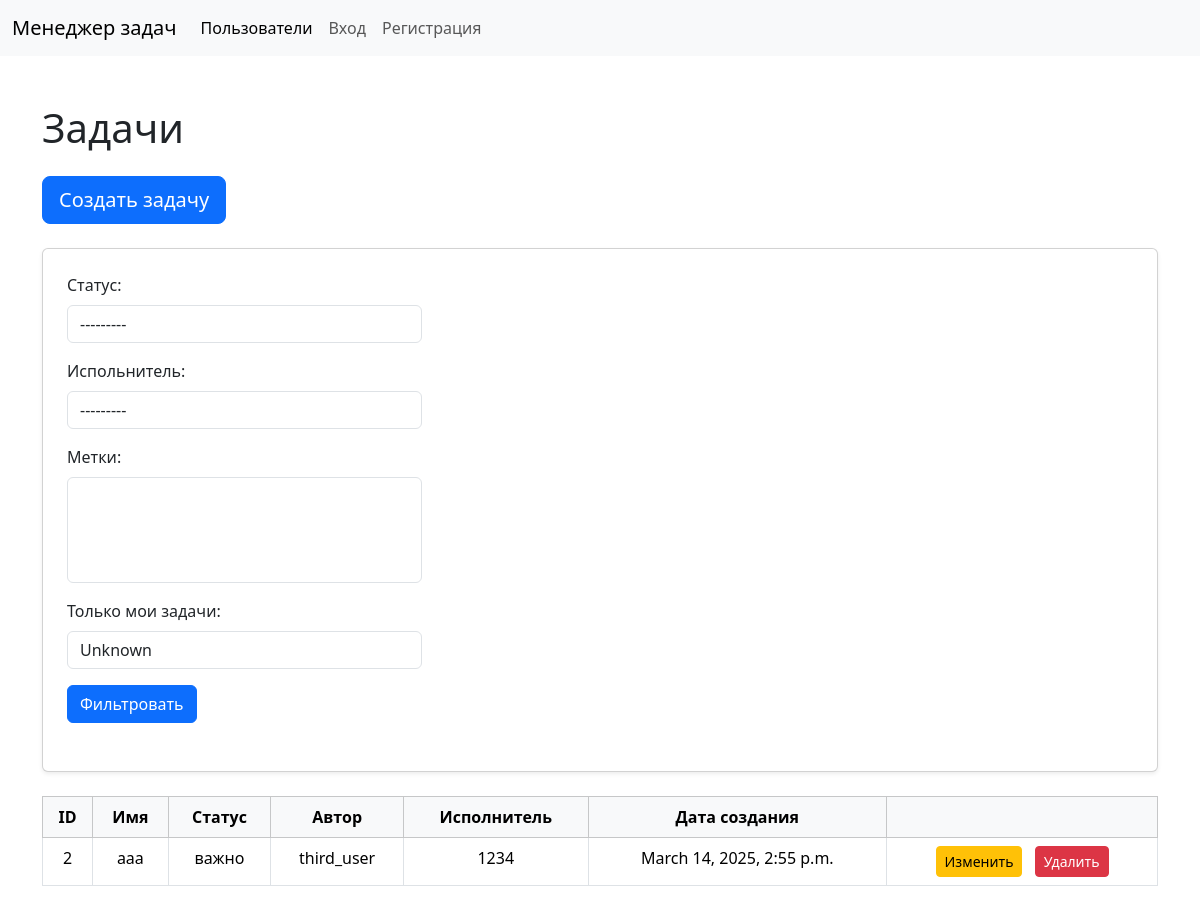
Page /tasks/ on the earlier database version.
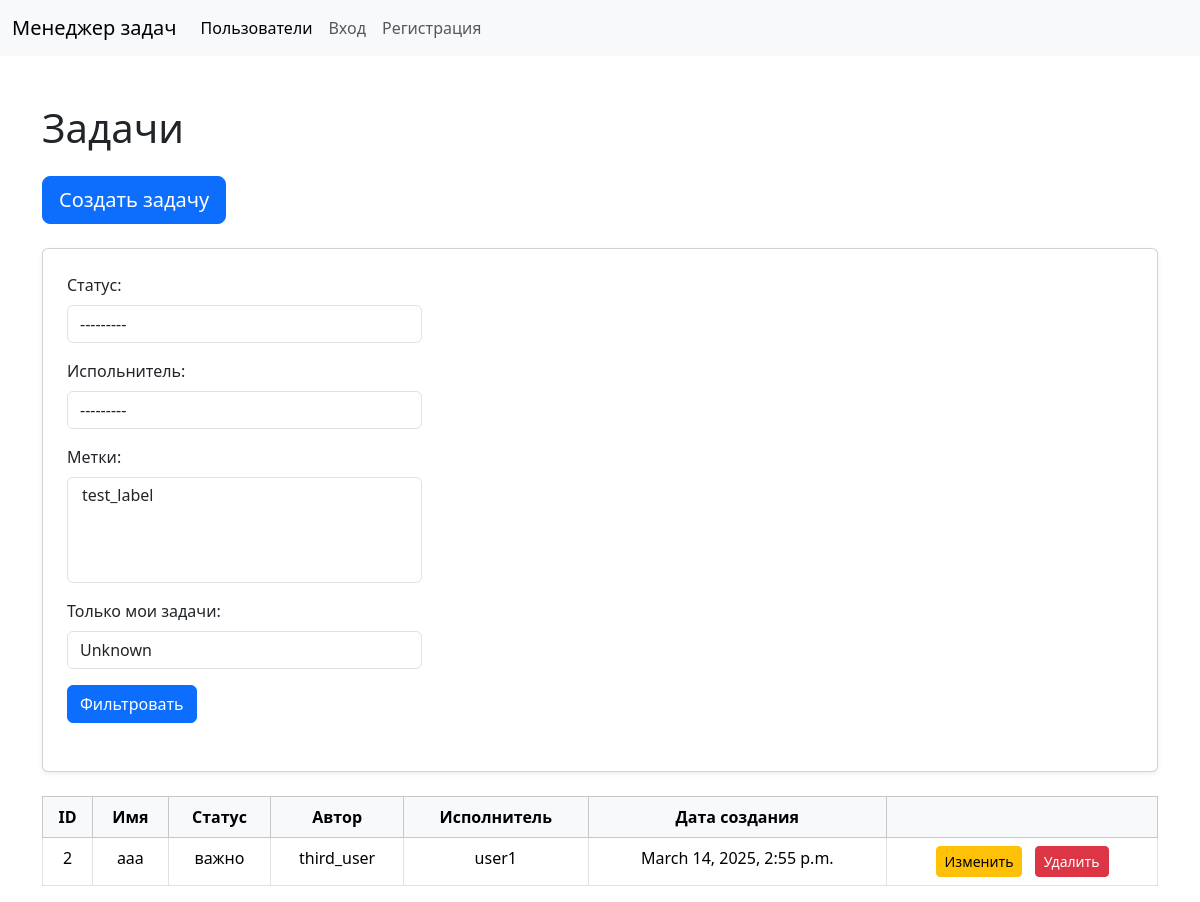
Same page on the later database version.
### task_manager/tasks/models.py (models this page shows, shortened)
class Task(models.Model):
    name = models.CharField(max_length=255, blank=False, null=False, verbose_name="Имя")
    description = models.TextField(verbose_name="Описание")
    status = models.ForeignKey(
        Status, on_delete=models.PROTECT, blank=False, null=False, verbose_name="Статус"
    )
    worker = models.ForeignKey(
        User,
        on_delete=models.PROTECT,
        related_name="assigned_tasks",
        null=True,
        blank=True,
        verbose_name="Исполнитель",
    )
    author = models.ForeignKey(
        User,
        on_delete=models.PROTECT,
        related_name="authored_tasks",
        verbose_name="Автор",
    )
    label = models.ManyToManyField(
        Label, max_length=255, blank=True, null=True, verbose_name="Метка"
    )
    created_at = models.DateTimeField(auto_now_add=True)

### task_manager/statuses/models.py (models this page shows)
class Status(models.Model):
    name = models.CharField(max_length=255, unique=True)
    created_at = models.DateTimeField(auto_now_add=True)
    def __str__(self):
        return self.name

### task_manager/tasks/views.py (the view)
# urls.py: path("", views.TaskListView.as_view(), name="task_list"),
class TaskListView(FilterView):
    model = Task
    filterset_class = TaskFilter
    template_name = "task_list.html"
    context_object_name = "tasks"

### task_manager/labels/models.py (called while the page is built)
    def __str__(self):
        return self.name

### task_manager/tasks/templates/task_list.html (shortened to what this page needs)
{% extends 'layout.html' %}
{% load widget_tweaks %}
{% block content %}
    <h1 class="mb-4">Задачи</h1>
    <a href="{% url 'tasks:task_create' %}" class="btn btn-primary btn-lg mb-4">Создать задачу</a>
    <div class="card shadow-sm p-4 mb-4">
        <form method="get" class="filter-form mb-4">
            <div class="col">
                {% for field in filter.form %}
                    <div class="col-md-4 mb-3">
                        <label for="{{ field.id_for_label }}" class="form-label">{{ field.label }}:</label>
                        {{ field|add_class:"form-control" }}
                    </div>
                {% endfor %}
            </div>
            <div>
                <button type="submit" class="btn btn-primary">Фильтровать</button>
            </div>
        </form>
    </div>
    <table data-test="urls" class="table table-bordered table-hover text-center">
        <thead class="table-light">
            <tr>
                <th scope="col">ID</th>
                <th scope="col">Имя</th>
                <th scope="col">Статус</th>
                <th scope="col">Автор</th>
                <th scope="col">Исполнитель</th>
                <th scope="col">Дата создания</th>
                <th scope="col"></th>
            </tr>
        </thead>
        <tbody>
            {% for task in filter.qs %}
            <tr>
                <td>{{ task.id }}</td>
                <td>{{ task.name }}</td>
                <td>{{ task.status }}</td>
                <td>{{ task.author }}</td>
                <td>{{ task.worker }}</td>
                <td>{{ task.created_at}}</td>
                <td class="text-center">
                    <a href="{% url 'tasks:task_update' task.id %}" class="btn btn-sm btn-warning me-2">
                         Изменить
                    </a>
                    <a href="{% url 'tasks:task_delete' task.id %}" class="btn btn-sm btn-danger">
                         Удалить
                    </a>
                </td>
            </tr>
            {% endfor %}
        </tbody>
    </table>
</div>
{% endblock %}

Differences in the rows shown:
changed Task "aaa": worker "1234" → "user1"
Other differences:
form field label: (not shown) → "test_label"
